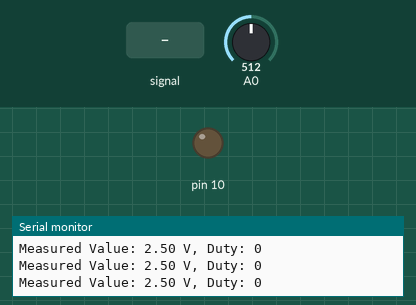
A sketch run on a simulated Arduino Uno, built with avr-gcc and run on an emulated ATmega328P. On the bench: output pins drawn as LEDs (lit = HIGH), the last lines printed to the serial monitor. Inputs (shaded band) come from the test bench; at power-on: A0 = 512.

Above: at 1.2 s.
1.3 s: A0 fed a 2 Hz sine of ±306 counts around its level
At 1.86 s:
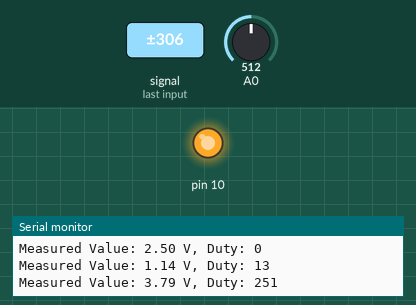
4.3 s: A0 set to 716
At 6.7 s:
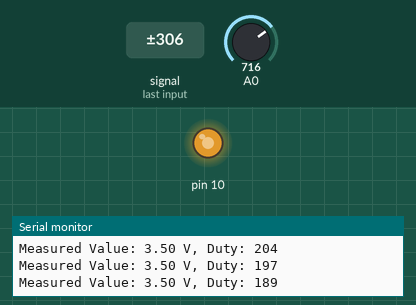
7.3 s: A0 fed a 200 Hz sine of ±255 counts around its level
At 8.46 s:
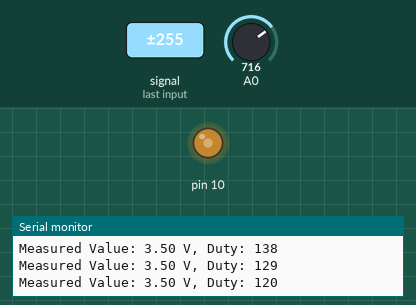
10.3 s: A0 set to 900
Timing chart, 0 to 14.3 s (numbered marks = the images above; inputs shaded):
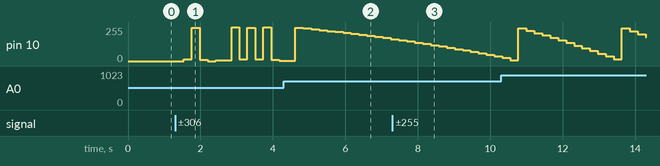

The sketch:

pid_test.ino
```cpp
const float Target = 2.5;
const float Kp = 5;
const float Ki = 1;
const float Kd = 1;

float x = 0;
float dt;
float pretime;
float P, I, D, preP;
uint8_t duty = 0;
int up = 255; // Max PWM value for Arduino
int down = 0; // Min PWM value

void setup() {
    Serial.begin(9600); // start serial
    pinMode(10, OUTPUT);
}

void loop() {
    // Write the calculated duty to the output pin
    analogWrite(10, duty);

    // Averaging 1000 sensor readings
    x = 0; // Reset x before summing readings
    for(int i = 0; i < 1000; i++) {
        x += analogRead(A0);
    }
    x = 5 * x / 1000 / 1023; // Convert to voltage (0-5V scale)

    // Calculate time delta
    dt = (micros() - pretime) / 1000000.0; // Convert microseconds to seconds
    pretime = micros();

    // Calculate PID terms
    P = Target - x;
    I += P * dt;
    D = (P - preP) / dt;
    preP = P;

    // Update duty cycle based on PID formula
    duty += Kp * P + Kd * D + Ki * I;

    // Clamp duty cycle to valid range (0-255)
    if (duty > up) duty = up;
    if (duty < down) duty = down;

    // Print output for monitoring
    Serial.print("Measured Value: ");
    Serial.print(x);
    Serial.print(" V, Duty: ");
    Serial.println(duty);

    delay(100); // Optional: small delay for stability
}
```

Measured:
- after the input at 1.3 s, pin 10: 0/255 → 13/255 after 0.24 s, → 251/255 0.22 s later, → 10/255 0.22 s later, → 0/255 0.22 s later, … (13 changes in this stretch)
